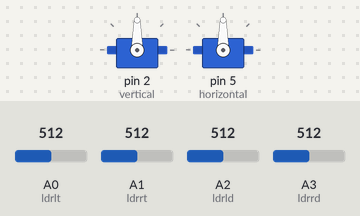
A sketch run on a simulated Arduino Uno, built with avr-gcc and run on an emulated ATmega328P. On the bench: 2 × servo. The inputs (shaded band) are chosen by the test bench; at power-on: A0 (ldrlt) = 512, A1 (ldrrt) = 512, A3 (ldrrd) = 512, A2 (ldrld) = 512.

Above: at 1.2 s.
1.3 s: A0 (ldrlt) set to 602
2.8 s: A0 (ldrlt) set to 624
At 2.97 s:
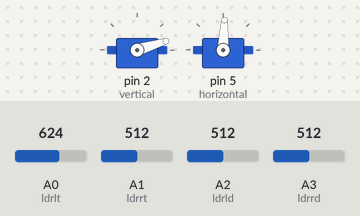
At 3.69 s:
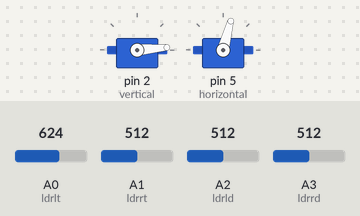
5.8 s: A1 (ldrrt) set to 318
8.8 s: A1 (ldrrt) set to 282
At 8.96 s:
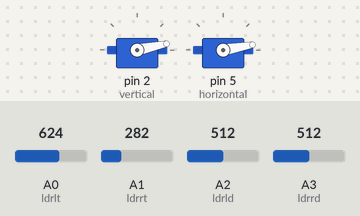
11.8 s: A3 (ldrrd) set to 938
14.8 s: A3 (ldrrd) set to 968
At 14.83 s:
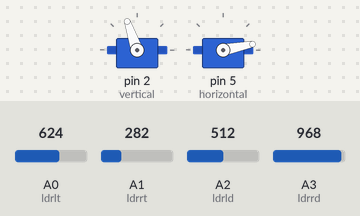
Timing chart, 0 to 20.5 s (numbered marks = the images above; inputs shaded):
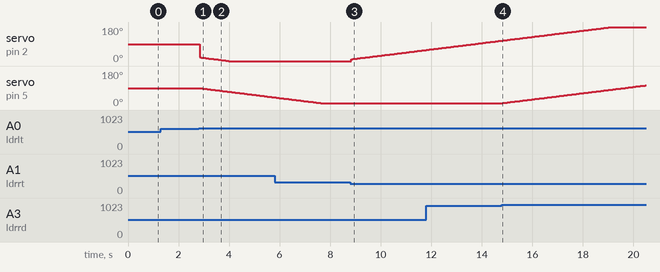

Measured:
- the behaviour switches between 613 and 614 on A0 (ldrlt) (found by bisection; images 0 and 1)
- the behaviour switches between 300 and 299 on A1 (ldrrt) (found by bisection; images 2 and 3)
- the behaviour switches between 955 and 956 on A3 (ldrrd) (found by bisection; images 3 and 4)
- after the input at 1.3 s, every drawn part: stays the same
- after the input at 2.8 s, servo on pin 2 (vertical): moves from 90° to 0° over 1.2 s, starting at once; servo on pin 5 (horizontal): moves from 90° to 41° over 2.9 s, starting at once
- after the input at 8.8 s, servo on pin 2 (vertical): moves from 0° to 58° over 2.9 s, starting at once
- after the input at 14.8 s, servo on pin 5 (horizontal): moves from 10° to 104° over 5.6 s, starting at once

The sketch:

sketch_apr19a_last.ino
```cpp
#include <Servo.h> // include Servo library

Servo horizontal; // horizontal servo
int servoh = 90;     // stand horizontal servo

Servo vertical;   // vertical servo
int servov = 20;     // stand vertical servo

// LDR pin connections
//  name  = analogpin;
int ldrlt = 0; //LDR top left
int ldrrt = 1; //LDR top rigt
int ldrld = 2; //LDR down left
int ldrrd = 3; //ldr down rigt

/*int ldrlt = 3; //LDR top left
int ldrrt = 2; //LDR top rigt
int ldrld = 1; //LDR down left
int ldrrd = 0; //ldr down rigt
*/
void setup()
{
    Serial.begin(9600);
    // servo connections
    // name.attacht(pin);
    vertical.attach(2);
    horizontal.attach(5);

}

void loop()
{
    int lt = analogRead(ldrlt); // top left
    int rt = analogRead(ldrrt); // top right
    int ld = analogRead(ldrld); // down left
    int rd = analogRead(ldrrd); // down rigt

    int dtime = 60; // read potentiometers
    int tol = 50;

    int avt = (lt + rt) / 2; // average value top
    int avd = (ld + rd) / 2; // average value down
    int avl = (lt + ld) / 2; // average value left
    int avr = (rt + rd) / 2; // average value right

    int dvert = avt - avd; // check the diffirence of up and down
    int dhoriz = avl - avr;// check the diffirence og left and rigt

    if (-1*tol > dvert || dvert > tol) // check if the diffirence is in the tolerance else change vertical angle
    {
        if (avt > avd)
        {
            servov = --servov;
             if (servov > 170)
             {
                servov = 170;
             }
        }
        else if (avt < avd)
        {
            servov= ++servov;
            if (servov < 10)
            {
                servov = 10;
            }
        }
        vertical.write(servov);
    }

    if (-1*tol > dhoriz || dhoriz > tol) // check if the diffirence is in the tolerance else change horizontal angle
    {
        if (avl > avr)
        {
            servoh = --servoh;
            if (servoh < 10)
            {
                servoh = 10;
            }
        }
        else if (avl < avr)
        {
            servoh = ++servoh;
             if (servoh > 170)
             {
                servoh = 170;
             }
        }
        else if (avl = avr)
        {
            // nothing
        }
        horizontal.write(servoh);
    }
    delay(dtime);
}
```
